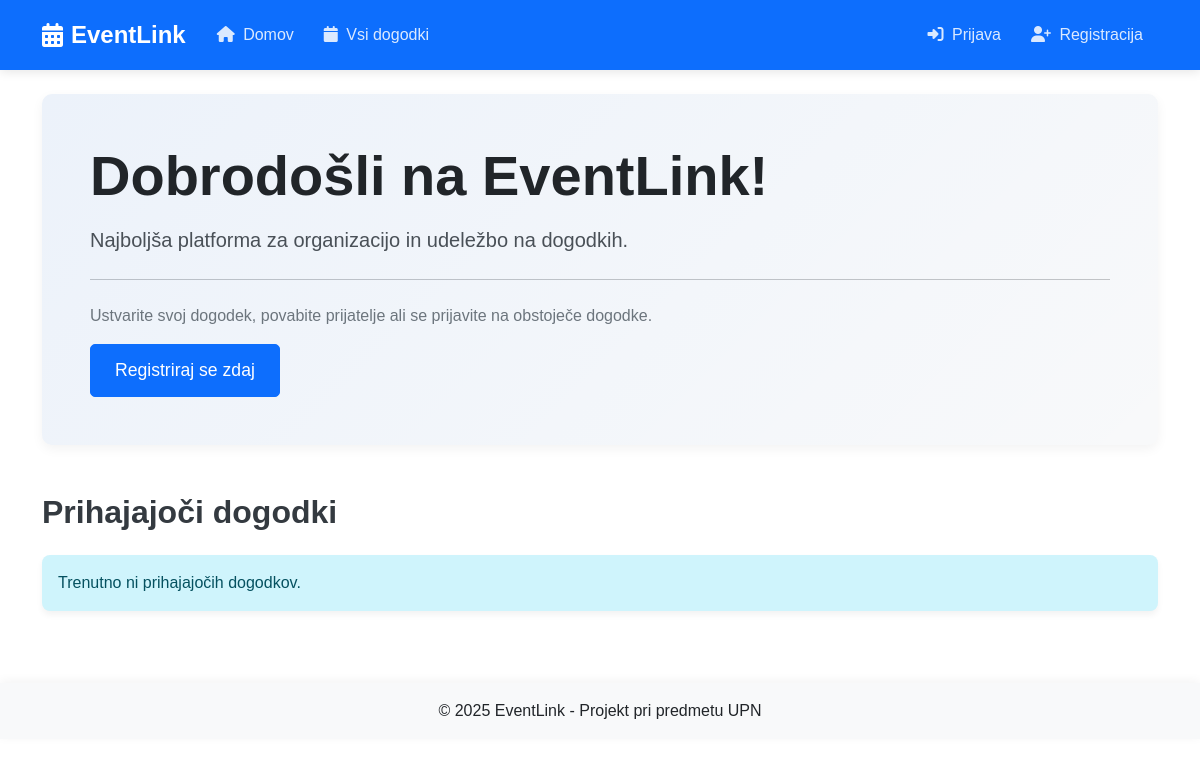
The app's page /, older data.
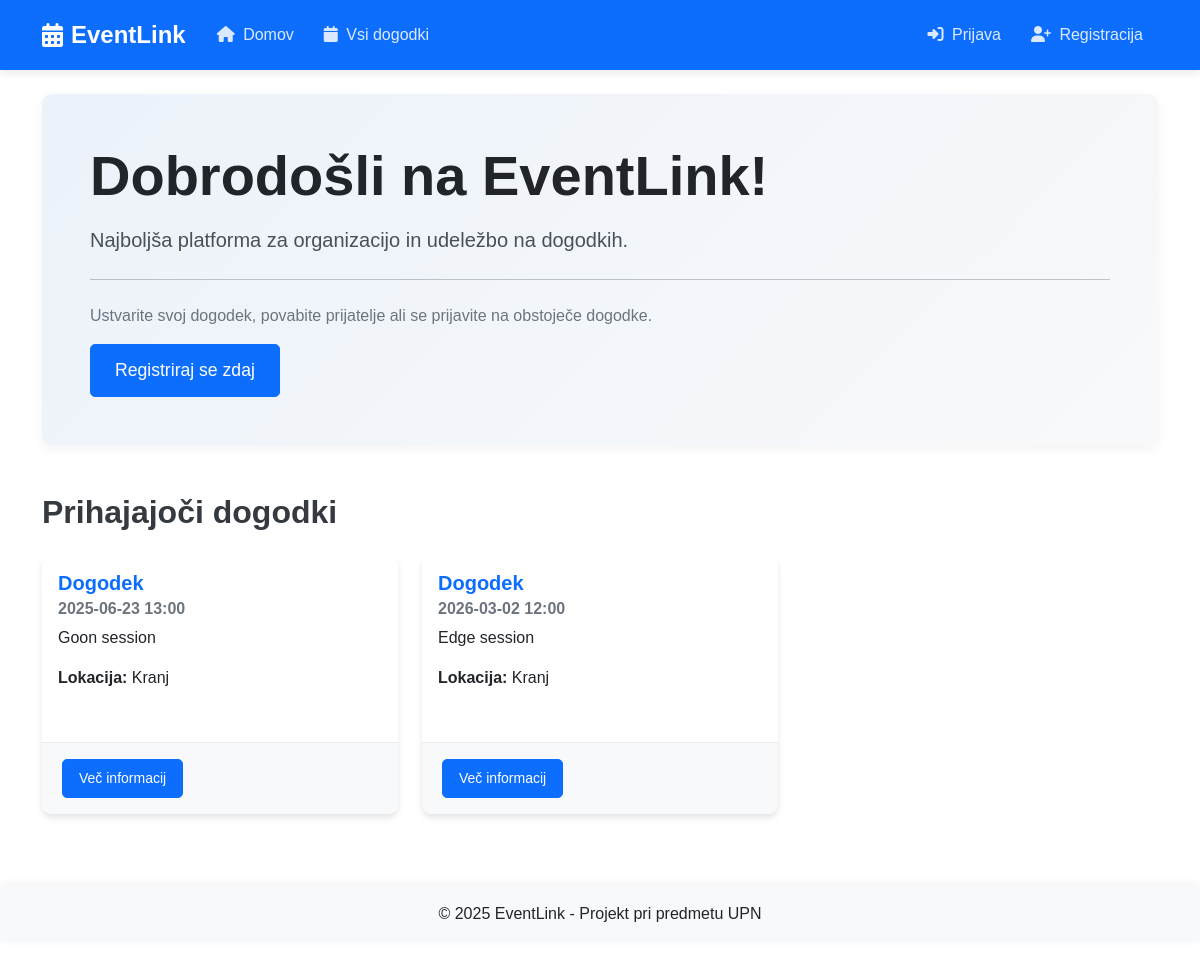
The same page, newer data.
### tables this page shows
CREATE TABLE events (
    id INTEGER PRIMARY KEY AUTOINCREMENT,
    title TEXT NOT NULL,
    description TEXT NOT NULL,
    date TEXT NOT NULL,
    location TEXT NOT NULL,
    organizer_id INTEGER NOT NULL,
    target_age_group TEXT DEFAULT 'all',
    created_at TEXT NOT NULL,
    FOREIGN KEY (organizer_id) REFERENCES users (id)
);

### app.py (the view)
@app.route('/')
def home():
    db = get_db()
    cursor = db.execute('SELECT * FROM events ORDER BY date LIMIT 3')
    events = cursor.fetchall()
    return render_template('home.html', events=events)

### app.py (called while the page is built)
def get_db():
    db = getattr(g, '_database', None)
    if db is None:
        db = g._database = sqlite3.connect(DATABASE)
        db.row_factory = sqlite3.Row  # da lahko dostopamo do stolpcev po imenih
    return db

@app.teardown_appcontext
def close_connection(exception):
    db = getattr(g, '_database', None)
    if db is not None:
        db.close()

### templates/home.html (shortened to what this page needs)
{% extends 'base.html' %}
{% block content %}
<div class="jumbotron py-5 bg-light rounded">
    <h1 class="display-4">Dobrodošli na EventLink!</h1>
    <p class="lead">Najboljša platforma za organizacijo in udeležbo na dogodkih.</p>
    <hr class="my-4">
    <p>Ustvarite svoj dogodek, povabite prijatelje ali se prijavite na obstoječe dogodke.</p>
    {% if 'user_id' not in session %}
    <a href="{{ url_for('register') }}" class="btn btn-primary btn-lg">Registriraj se zdaj</a>
    {% else %}
    <a href="{{url_for('create_event')}}" class="btn btn-success btn-lg">Ustvari dogodek</a>
    {% endif %}
</div>
<div class="mt-5">
    <h2>Prihajajoči dogodki</h2>
    <div class="row">
        {% if events %}
            {% for event in events %}
            <div class="col-md-4 mb-4">
                <div class="card h-100">
                    <div class="card-body">
                        <h5 class="card-title">{{ event['title'] }}</h5>
                        <h6 class="card-subtitle mb-2 text-muted">{{ event['date'] }}</h6>
                        <p class="card-text">{{ event['description']|truncate(100) }}</p>
                        <p><strong>Lokacija:</strong> {{ event['location'] }}</p>
                    </div>
                    <div class="card-footer">
                        <a href="{{ url_for('event_detail', event_id=event['id']) }}" class="btn btn-primary btn-sm">Več informacij</a>
                    </div>
                </div>
            </div>
            {% endfor %}
        {% else %}
            <div class="col-12">
                <div class="alert alert-info">
                    Trenutno ni prihajajočih dogodkov.
                </div>
            </div>
        {% endif %}
    </div>
</div>
{% endblock %}

Row changes from the older to the newer data that the page shows:
added events: title "Dogodek", date "2025-06-23 13:00", description "Goon session", location "Kranj"
added events: title "Dogodek", date "2026-03-02 12:00", description "Edge session", location "Kranj"
Text that changed along with them:
text no longer shown: "Trenutno ni prihajajočih dogodkov."
